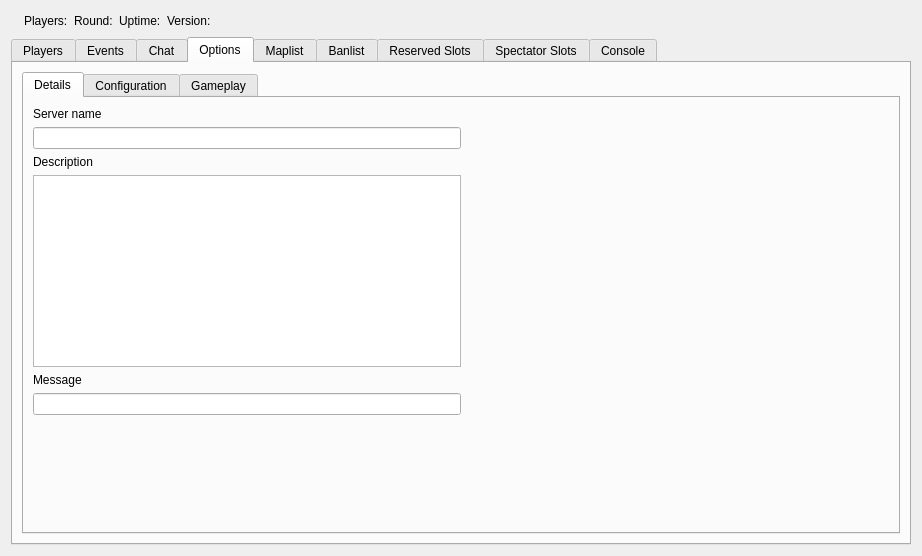
<?xml version="1.0" encoding="UTF-8"?>
<ui version="4.0">
 <class>BF4</class>
 <widget class="QWidget" name="BF4">
  <property name="geometry">
   <rect>
    <x>0</x>
    <y>0</y>
    <width>922</width>
    <height>556</height>
   </rect>
  </property>
  <property name="windowTitle">
   <string/>
  </property>
  <layout class="QGridLayout" name="gridLayout_7">
   <item row="0" column="0">
    <layout class="QHBoxLayout" name="horizontalLayout_3">
     <item>
      <widget class="QLabel" name="label_serverInfo_level">
       <property name="text">
        <string/>
       </property>
      </widget>
     </item>
     <item>
      <widget class="QLabel" name="label_serverInfo_players">
       <property name="text">
        <string>Players:</string>
       </property>
      </widget>
     </item>
     <item>
      <widget class="QLabel" name="label_serverInfo_round">
       <property name="text">
        <string>Round:</string>
       </property>
      </widget>
     </item>
     <item>
      <widget class="QLabel" name="label_serverInfo_upTime">
       <property name="text">
        <string>Uptime:</string>
       </property>
      </widget>
     </item>
     <item>
      <widget class="QLabel" name="label_serverInfo_version">
       <property name="text">
        <string>Version:</string>
       </property>
      </widget>
     </item>
     <item>
      <spacer name="horizontalSpacer_4">
       <property name="orientation">
        <enum>Qt::Horizontal</enum>
       </property>
       <property name="sizeHint" stdset="0">
        <size>
         <width>40</width>
         <height>20</height>
        </size>
       </property>
      </spacer>
     </item>
    </layout>
   </item>
   <item row="1" column="0">
    <widget class="QTabWidget" name="tabWidget">
     <property name="windowTitle">
      <string/>
     </property>
     <property name="styleSheet">
      <string notr="true"/>
     </property>
     <property name="currentIndex">
      <number>3</number>
     </property>
     <property name="documentMode">
      <bool>false</bool>
     </property>
     <widget class="QWidget" name="tab_pl">
      <attribute name="icon">
       <iconset>
        <normaloff>:/icons/images/icons/system-users.png</normaloff>:/icons/images/icons/system-users.png</iconset>
      </attribute>
      <attribute name="title">
       <string>Players</string>
      </attribute>
      <layout class="QGridLayout" name="gridLayout">
       <item row="1" column="0">
        <widget class="QTreeWidget" name="treeWidget_pl_players">
         <property name="contextMenuPolicy">
          <enum>Qt::CustomContextMenu</enum>
         </property>
         <column>
          <property name="text">
           <string>Name</string>
          </property>
         </column>
         <column>
          <property name="text">
           <string>Squad</string>
          </property>
         </column>
         <column>
          <property name="text">
           <string>Kills</string>
          </property>
         </column>
         <column>
          <property name="text">
           <string>Deaths</string>
          </property>
         </column>
         <column>
          <property name="text">
           <string>Score</string>
          </property>
         </column>
         <column>
          <property name="text">
           <string>Ping</string>
          </property>
         </column>
         <column>
          <property name="text">
           <string>GUID</string>
          </property>
         </column>
        </widget>
       </item>
      </layout>
     </widget>
     <widget class="QWidget" name="tab_ev">
      <attribute name="title">
       <string>Events</string>
      </attribute>
      <layout class="QGridLayout" name="gridLayout_4">
       <item row="0" column="0">
        <widget class="QTableWidget" name="tableWidget_ev_events">
         <property name="editTriggers">
          <set>QAbstractItemView::NoEditTriggers</set>
         </property>
         <property name="selectionMode">
          <enum>QAbstractItemView::SingleSelection</enum>
         </property>
         <property name="selectionBehavior">
          <enum>QAbstractItemView::SelectRows</enum>
         </property>
         <attribute name="horizontalHeaderHighlightSections">
          <bool>false</bool>
         </attribute>
         <attribute name="horizontalHeaderStretchLastSection">
          <bool>true</bool>
         </attribute>
         <attribute name="verticalHeaderVisible">
          <bool>false</bool>
         </attribute>
         <attribute name="verticalHeaderHighlightSections">
          <bool>false</bool>
         </attribute>
         <column>
          <property name="text">
           <string>Time</string>
          </property>
         </column>
         <column>
          <property name="text">
           <string>Event</string>
          </property>
         </column>
         <column>
          <property name="text">
           <string>Message</string>
          </property>
         </column>
        </widget>
       </item>
      </layout>
     </widget>
     <widget class="QWidget" name="tab_ch">
      <attribute name="icon">
       <iconset>
        <normaloff>:/icons/images/icons/user-invisible.png</normaloff>:/icons/images/icons/user-invisible.png</iconset>
      </attribute>
      <attribute name="title">
       <string>Chat</string>
      </attribute>
      <layout class="QGridLayout" name="gridLayout_2">
       <item row="1" column="2">
        <widget class="QSpinBox" name="spinBox_ch_duration"/>
       </item>
       <item row="1" column="0">
        <widget class="QLineEdit" name="lineEdit_ch"/>
       </item>
       <item row="0" column="0" colspan="5">
        <widget class="QTextEdit" name="textEdit_ch">
         <property name="readOnly">
          <bool>true</bool>
         </property>
        </widget>
       </item>
       <item row="1" column="4">
        <widget class="QPushButton" name="pushButton_ch_send">
         <property name="text">
          <string>Send</string>
         </property>
        </widget>
       </item>
       <item row="1" column="1">
        <widget class="QComboBox" name="comboBox_ch_mode"/>
       </item>
       <item row="1" column="3">
        <widget class="QComboBox" name="comboBox_ch_target"/>
       </item>
      </layout>
     </widget>
     <widget class="QWidget" name="tab_op">
      <attribute name="icon">
       <iconset resource="../OpenRcon.qrc">
        <normaloff>:/icons/images/icons/options.png</normaloff>:/icons/images/icons/options.png</iconset>
      </attribute>
      <attribute name="title">
       <string>Options</string>
      </attribute>
      <layout class="QGridLayout" name="gridLayout_8">
       <item row="0" column="0">
        <widget class="QTabWidget" name="tabWidget_op">
         <property name="currentIndex">
          <number>0</number>
         </property>
         <widget class="QWidget" name="tab_so_de">
          <attribute name="title">
           <string>Details</string>
          </attribute>
          <layout class="QGridLayout" name="gridLayout_9">
           <item row="0" column="0">
            <layout class="QVBoxLayout" name="verticalLayout_4">
             <item>
              <widget class="QLabel" name="label_op_so_serverName">
               <property name="text">
                <string>Server name</string>
               </property>
              </widget>
             </item>
             <item>
              <widget class="QLineEdit" name="lineEdit_op_so_serverName"/>
             </item>
             <item>
              <widget class="QLabel" name="label_op_so_serverDescription">
               <property name="text">
                <string>Description</string>
               </property>
              </widget>
             </item>
             <item>
              <widget class="QTextEdit" name="textEdit_op_so_serverDescription"/>
             </item>
             <item>
              <widget class="QLabel" name="label_op_so_serverMessage">
               <property name="text">
                <string>Message</string>
               </property>
              </widget>
             </item>
             <item>
              <widget class="QLineEdit" name="lineEdit_op_so_serverMessage"/>
             </item>
            </layout>
           </item>
           <item row="1" column="0">
            <spacer name="verticalSpacer_3">
             <property name="orientation">
              <enum>Qt::Vertical</enum>
             </property>
             <property name="sizeHint" stdset="0">
              <size>
               <width>20</width>
               <height>40</height>
              </size>
             </property>
            </spacer>
           </item>
           <item row="0" column="1" rowspan="2">
            <spacer name="horizontalSpacer_2">
             <property name="orientation">
              <enum>Qt::Horizontal</enum>
             </property>
             <property name="sizeHint" stdset="0">
              <size>
               <width>40</width>
               <height>20</height>
              </size>
             </property>
            </spacer>
           </item>
          </layout>
         </widget>
         <widget class="QWidget" name="tab_so_co">
          <attribute name="title">
           <string>Configuration</string>
          </attribute>
          <layout class="QGridLayout" name="gridLayout_13">
           <item row="0" column="0">
            <layout class="QFormLayout" name="formLayout_4">
             <item row="0" column="0">
              <widget class="QLabel" name="label_so_co_serverTypeText">
               <property name="text">
                <string>Type:</string>
               </property>
              </widget>
             </item>
             <item row="0" column="1">
              <widget class="QLabel" name="label_so_co_serverType">
               <property name="text">
                <string/>
               </property>
              </widget>
             </item>
             <item row="1" column="0" colspan="2">
              <widget class="QCheckBox" name="checkBox_so_co_punkBuster">
               <property name="text">
                <string>PunkBuster</string>
               </property>
              </widget>
             </item>
             <item row="2" column="0" colspan="2">
              <widget class="QCheckBox" name="checkBox_so_co_fairFight">
               <property name="text">
                <string>FairFight</string>
               </property>
              </widget>
             </item>
            </layout>
           </item>
           <item row="1" column="0">
            <layout class="QFormLayout" name="formLayout_5">
             <item row="0" column="1">
              <widget class="QSpinBox" name="spinBox_so_co_maxPlayers"/>
             </item>
             <item row="0" column="0">
              <widget class="QLabel" name="label_so_co_maxPlayers">
               <property name="text">
                <string>Player limit:</string>
               </property>
              </widget>
             </item>
             <item row="1" column="1">
              <widget class="QSpinBox" name="spinBox_so_co_maxSpectators"/>
             </item>
             <item row="1" column="0">
              <widget class="QLabel" name="label_so_co_maxSpectators">
               <property name="text">
                <string>Spectator limit:</string>
               </property>
              </widget>
             </item>
            </layout>
           </item>
           <item row="0" column="1">
            <spacer name="horizontalSpacer_6">
             <property name="orientation">
              <enum>Qt::Horizontal</enum>
             </property>
             <property name="sizeHint" stdset="0">
              <size>
               <width>736</width>
               <height>20</height>
              </size>
             </property>
            </spacer>
           </item>
           <item row="3" column="0">
            <spacer name="verticalSpacer_6">
             <property name="orientation">
              <enum>Qt::Vertical</enum>
             </property>
             <property name="sizeHint" stdset="0">
              <size>
               <width>20</width>
               <height>40</height>
              </size>
             </property>
            </spacer>
           </item>
          </layout>
         </widget>
         <widget class="QWidget" name="tab_so_gp">
          <attribute name="title">
           <string>Gameplay</string>
          </attribute>
         </widget>
        </widget>
       </item>
      </layout>
     </widget>
     <widget class="QWidget" name="tab_ml">
      <attribute name="title">
       <string>Maplist</string>
      </attribute>
      <layout class="QGridLayout" name="gridLayout_5">
       <item row="0" column="0" colspan="3">
        <layout class="QHBoxLayout" name="horizontalLayout_2">
         <item>
          <layout class="QFormLayout" name="formLayout">
           <item row="1" column="0" colspan="2">
            <widget class="QLabel" name="label_ml_avaliableSelectedMapImage">
             <property name="text">
              <string/>
             </property>
            </widget>
           </item>
           <item row="0" column="0" colspan="2">
            <widget class="QLabel" name="label_ml_avaliableSelectedMapText">
             <property name="text">
              <string>Preview of selected map:</string>
             </property>
            </widget>
           </item>
          </layout>
         </item>
         <item>
          <layout class="QFormLayout" name="formLayout_2">
           <property name="fieldGrowthPolicy">
            <enum>QFormLayout::AllNonFixedFieldsGrow</enum>
           </property>
           <item row="0" column="0">
            <widget class="QLabel" name="label_ml_currentMapText">
             <property name="text">
              <string>Current map:</string>
             </property>
            </widget>
           </item>
           <item row="0" column="1">
            <widget class="QLabel" name="label_ml_currentMapValue">
             <property name="text">
              <string/>
             </property>
            </widget>
           </item>
           <item row="1" column="0" colspan="2">
            <widget class="QLabel" name="label_ml_currentMapImage">
             <property name="text">
              <string/>
             </property>
            </widget>
           </item>
          </layout>
         </item>
         <item>
          <layout class="QFormLayout" name="formLayout_3">
           <property name="fieldGrowthPolicy">
            <enum>QFormLayout::AllNonFixedFieldsGrow</enum>
           </property>
           <item row="1" column="0" colspan="2">
            <widget class="QLabel" name="label_ml_currentSelectedMapImage">
             <property name="text">
              <string/>
             </property>
            </widget>
           </item>
           <item row="0" column="0" colspan="2">
            <widget class="QLabel" name="label_ml_currentSelectedMapText">
             <property name="text">
              <string>Preview of selected map:</string>
             </property>
            </widget>
           </item>
          </layout>
         </item>
        </layout>
       </item>
       <item row="2" column="2">
        <widget class="QTableWidget" name="tableWidget_ml_current">
         <property name="editTriggers">
          <set>QAbstractItemView::NoEditTriggers</set>
         </property>
         <property name="showDropIndicator" stdset="0">
          <bool>false</bool>
         </property>
         <property name="selectionMode">
          <enum>QAbstractItemView::MultiSelection</enum>
         </property>
         <property name="selectionBehavior">
          <enum>QAbstractItemView::SelectRows</enum>
         </property>
         <property name="showGrid">
          <bool>false</bool>
         </property>
         <property name="rowCount">
          <number>0</number>
         </property>
         <property name="columnCount">
          <number>3</number>
         </property>
         <attribute name="horizontalHeaderDefaultSectionSize">
          <number>200</number>
         </attribute>
         <attribute name="horizontalHeaderHighlightSections">
          <bool>false</bool>
         </attribute>
         <attribute name="horizontalHeaderStretchLastSection">
          <bool>true</bool>
         </attribute>
         <attribute name="verticalHeaderVisible">
          <bool>false</bool>
         </attribute>
         <attribute name="verticalHeaderDefaultSectionSize">
          <number>17</number>
         </attribute>
         <attribute name="verticalHeaderHighlightSections">
          <bool>false</bool>
         </attribute>
         <column>
          <property name="text">
           <string>Name</string>
          </property>
         </column>
         <column>
          <property name="text">
           <string>Gamemode</string>
          </property>
         </column>
         <column>
          <property name="text">
           <string>Rounds</string>
          </property>
         </column>
        </widget>
       </item>
       <item row="2" column="0">
        <layout class="QVBoxLayout" name="verticalLayout_2">
         <item>
          <layout class="QHBoxLayout" name="horizontalLayout_5">
           <item>
            <widget class="QLabel" name="label_ml_gameMode">
             <property name="text">
              <string>Gamemode:</string>
             </property>
            </widget>
           </item>
           <item>
            <widget class="QComboBox" name="comboBox_ml_gameMode"/>
           </item>
           <item>
            <spacer name="horizontalSpacer">
             <property name="orientation">
              <enum>Qt::Horizontal</enum>
             </property>
             <property name="sizeHint" stdset="0">
              <size>
               <width>40</width>
               <height>20</height>
              </size>
             </property>
            </spacer>
           </item>
          </layout>
         </item>
         <item>
          <widget class="QTableWidget" name="tableWidget_ml_avaliable">
           <property name="editTriggers">
            <set>QAbstractItemView::NoEditTriggers</set>
           </property>
           <property name="selectionMode">
            <enum>QAbstractItemView::MultiSelection</enum>
           </property>
           <property name="selectionBehavior">
            <enum>QAbstractItemView::SelectRows</enum>
           </property>
           <property name="showGrid">
            <bool>false</bool>
           </property>
           <attribute name="horizontalHeaderDefaultSectionSize">
            <number>200</number>
           </attribute>
           <attribute name="horizontalHeaderHighlightSections">
            <bool>false</bool>
           </attribute>
           <attribute name="horizontalHeaderStretchLastSection">
            <bool>true</bool>
           </attribute>
           <attribute name="verticalHeaderVisible">
            <bool>false</bool>
           </attribute>
           <attribute name="verticalHeaderDefaultSectionSize">
            <number>17</number>
           </attribute>
           <attribute name="verticalHeaderHighlightSections">
            <bool>false</bool>
           </attribute>
           <attribute name="verticalHeaderMinimumSectionSize">
            <number>17</number>
           </attribute>
           <column>
            <property name="text">
             <string>Name</string>
            </property>
           </column>
           <column>
            <property name="text">
             <string>Gamemode</string>
            </property>
           </column>
          </widget>
         </item>
        </layout>
       </item>
       <item row="1" column="2">
        <widget class="QLabel" name="label_ml_currentMaps">
         <property name="text">
          <string>Current maplist:</string>
         </property>
        </widget>
       </item>
       <item row="1" column="1" rowspan="2">
        <layout class="QVBoxLayout" name="verticalLayout_5">
         <item>
          <spacer name="verticalSpacer">
           <property name="orientation">
            <enum>Qt::Vertical</enum>
           </property>
           <property name="sizeHint" stdset="0">
            <size>
             <width>20</width>
             <height>40</height>
            </size>
           </property>
          </spacer>
         </item>
         <item>
          <widget class="QPushButton" name="pushButton_ml_add">
           <property name="text">
            <string>Add</string>
           </property>
          </widget>
         </item>
         <item>
          <widget class="QLabel" name="label">
           <property name="text">
            <string>Rounds:</string>
           </property>
           <property name="alignment">
            <set>Qt::AlignCenter</set>
           </property>
          </widget>
         </item>
         <item>
          <widget class="QSpinBox" name="spinBox_ml_rounds">
           <property name="minimum">
            <number>1</number>
           </property>
          </widget>
         </item>
         <item>
          <widget class="QPushButton" name="pushButton_ml_remove">
           <property name="text">
            <string>Remove</string>
           </property>
          </widget>
         </item>
         <item>
          <spacer name="verticalSpacer_2">
           <property name="orientation">
            <enum>Qt::Vertical</enum>
           </property>
           <property name="sizeHint" stdset="0">
            <size>
             <width>20</width>
             <height>40</height>
            </size>
           </property>
          </spacer>
         </item>
        </layout>
       </item>
       <item row="1" column="0">
        <widget class="QLabel" name="label_ml_avaliableMaps">
         <property name="text">
          <string>Avaliable maps:</string>
         </property>
        </widget>
       </item>
      </layout>
     </widget>
     <widget class="QWidget" name="tab_bl">
      <attribute name="title">
       <string>Banlist</string>
      </attribute>
      <layout class="QGridLayout" name="gridLayout_14">
       <item row="0" column="0">
        <widget class="QTableWidget" name="tableWidget_bl_banList">
         <property name="contextMenuPolicy">
          <enum>Qt::CustomContextMenu</enum>
         </property>
         <property name="editTriggers">
          <set>QAbstractItemView::NoEditTriggers</set>
         </property>
         <property name="selectionMode">
          <enum>QAbstractItemView::SingleSelection</enum>
         </property>
         <property name="selectionBehavior">
          <enum>QAbstractItemView::SelectRows</enum>
         </property>
         <attribute name="horizontalHeaderStretchLastSection">
          <bool>true</bool>
         </attribute>
         <attribute name="verticalHeaderVisible">
          <bool>false</bool>
         </attribute>
         <attribute name="verticalHeaderHighlightSections">
          <bool>false</bool>
         </attribute>
         <column>
          <property name="text">
           <string>Id-type</string>
          </property>
         </column>
         <column>
          <property name="text">
           <string>Id</string>
          </property>
         </column>
         <column>
          <property name="text">
           <string>Ban-type</string>
          </property>
         </column>
         <column>
          <property name="text">
           <string>Seconds</string>
          </property>
         </column>
         <column>
          <property name="text">
           <string>Rounds</string>
          </property>
         </column>
         <column>
          <property name="text">
           <string>Reason</string>
          </property>
         </column>
        </widget>
       </item>
      </layout>
     </widget>
     <widget class="QWidget" name="tab_rs">
      <attribute name="title">
       <string>Reserved Slots</string>
      </attribute>
      <layout class="QGridLayout" name="gridLayout_12">
       <item row="0" column="0">
        <spacer name="horizontalSpacer_3">
         <property name="orientation">
          <enum>Qt::Horizontal</enum>
         </property>
         <property name="sizeHint" stdset="0">
          <size>
           <width>40</width>
           <height>20</height>
          </size>
         </property>
        </spacer>
       </item>
       <item row="0" column="3">
        <spacer name="horizontalSpacer_5">
         <property name="orientation">
          <enum>Qt::Horizontal</enum>
         </property>
         <property name="sizeHint" stdset="0">
          <size>
           <width>40</width>
           <height>20</height>
          </size>
         </property>
        </spacer>
       </item>
       <item row="0" column="1">
        <layout class="QGridLayout" name="gridLayout_6">
         <item row="3" column="0">
          <widget class="QLineEdit" name="lineEdit_rs_player"/>
         </item>
         <item row="3" column="1" colspan="4">
          <widget class="QPushButton" name="pushButton_rs_add">
           <property name="text">
            <string>Add</string>
           </property>
          </widget>
         </item>
         <item row="0" column="5" rowspan="4">
          <layout class="QVBoxLayout" name="verticalLayout">
           <item>
            <spacer name="verticalSpacer_4">
             <property name="orientation">
              <enum>Qt::Vertical</enum>
             </property>
             <property name="sizeHint" stdset="0">
              <size>
               <width>20</width>
               <height>40</height>
              </size>
             </property>
            </spacer>
           </item>
           <item>
            <widget class="QPushButton" name="pushButton_rs_load">
             <property name="text">
              <string>Load</string>
             </property>
            </widget>
           </item>
           <item>
            <widget class="QPushButton" name="pushButton_rs_save">
             <property name="text">
              <string>Save</string>
             </property>
            </widget>
           </item>
           <item>
            <widget class="QPushButton" name="pushButton_rs_clear">
             <property name="text">
              <string>Clear</string>
             </property>
            </widget>
           </item>
           <item>
            <spacer name="verticalSpacer_5">
             <property name="orientation">
              <enum>Qt::Vertical</enum>
             </property>
             <property name="sizeHint" stdset="0">
              <size>
               <width>20</width>
               <height>40</height>
              </size>
             </property>
            </spacer>
           </item>
          </layout>
         </item>
         <item row="0" column="0" rowspan="3" colspan="5">
          <widget class="QListWidget" name="listWidget_rs_reservedSlotsList">
           <property name="contextMenuPolicy">
            <enum>Qt::CustomContextMenu</enum>
           </property>
          </widget>
         </item>
        </layout>
       </item>
      </layout>
     </widget>
     <widget class="QWidget" name="tab_ss">
      <attribute name="title">
       <string>Spectator Slots</string>
      </attribute>
      <layout class="QGridLayout" name="gridLayout_16">
       <item row="0" column="1">
        <layout class="QGridLayout" name="gridLayout_15">
         <item row="1" column="1">
          <widget class="QPushButton" name="pushButton_ss_add">
           <property name="text">
            <string>Add</string>
           </property>
          </widget>
         </item>
         <item row="1" column="0">
          <widget class="QLineEdit" name="lineEdit_ss_player"/>
         </item>
         <item row="0" column="0" colspan="2">
          <widget class="QListWidget" name="listWidget_ss_spectatorList">
           <property name="contextMenuPolicy">
            <enum>Qt::CustomContextMenu</enum>
           </property>
          </widget>
         </item>
         <item row="0" column="2" rowspan="2">
          <layout class="QVBoxLayout" name="verticalLayout_3">
           <item>
            <spacer name="verticalSpacer_7">
             <property name="orientation">
              <enum>Qt::Vertical</enum>
             </property>
             <property name="sizeHint" stdset="0">
              <size>
               <width>20</width>
               <height>40</height>
              </size>
             </property>
            </spacer>
           </item>
           <item>
            <widget class="QPushButton" name="pushButton_ss_load">
             <property name="text">
              <string>Load</string>
             </property>
            </widget>
           </item>
           <item>
            <widget class="QPushButton" name="pushButton_ss_save">
             <property name="text">
              <string>Save</string>
             </property>
            </widget>
           </item>
           <item>
            <widget class="QPushButton" name="pushButton_ss_clear">
             <property name="text">
              <string>Clear</string>
             </property>
            </widget>
           </item>
           <item>
            <spacer name="verticalSpacer_8">
             <property name="orientation">
              <enum>Qt::Vertical</enum>
             </property>
             <property name="sizeHint" stdset="0">
              <size>
               <width>20</width>
               <height>40</height>
              </size>
             </property>
            </spacer>
           </item>
          </layout>
         </item>
        </layout>
       </item>
       <item row="0" column="0">
        <spacer name="horizontalSpacer_7">
         <property name="orientation">
          <enum>Qt::Horizontal</enum>
         </property>
         <property name="sizeHint" stdset="0">
          <size>
           <width>40</width>
           <height>20</height>
          </size>
         </property>
        </spacer>
       </item>
       <item row="0" column="2">
        <spacer name="horizontalSpacer_8">
         <property name="orientation">
          <enum>Qt::Horizontal</enum>
         </property>
         <property name="sizeHint" stdset="0">
          <size>
           <width>40</width>
           <height>20</height>
          </size>
         </property>
        </spacer>
       </item>
      </layout>
     </widget>
     <widget class="QWidget" name="tab_co">
      <attribute name="icon">
       <iconset resource="../OpenRcon.qrc">
        <normaloff>:/icons/images/icons/console.png</normaloff>:/icons/images/icons/console.png</iconset>
      </attribute>
      <attribute name="title">
       <string>Console</string>
      </attribute>
      <layout class="QGridLayout" name="gridLayout_3">
       <item row="0" column="0">
        <widget class="QTabWidget" name="tabWidget_co">
         <property name="currentIndex">
          <number>0</number>
         </property>
         <property name="documentMode">
          <bool>false</bool>
         </property>
         <widget class="QWidget" name="tab_co_co">
          <attribute name="icon">
           <iconset resource="../OpenRcon.qrc">
            <normaloff>:/icons/images/icons/console.png</normaloff>:/icons/images/icons/console.png</iconset>
          </attribute>
          <attribute name="title">
           <string>Console</string>
          </attribute>
          <layout class="QGridLayout" name="gridLayout_10">
           <item row="1" column="0">
            <widget class="QLineEdit" name="lineEdit_co_co"/>
           </item>
           <item row="1" column="1">
            <widget class="QPushButton" name="pushButton_co_co">
             <property name="text">
              <string>Send</string>
             </property>
            </widget>
           </item>
           <item row="0" column="0" colspan="2">
            <widget class="QTextEdit" name="textEdit_co_co">
             <property name="enabled">
              <bool>true</bool>
             </property>
             <property name="styleSheet">
              <string notr="true"/>
             </property>
             <property name="readOnly">
              <bool>true</bool>
             </property>
            </widget>
           </item>
          </layout>
         </widget>
         <widget class="QWidget" name="tab_co_pb">
          <attribute name="icon">
           <iconset resource="../OpenRcon.qrc">
            <normaloff>:/icons/images/icons/punkbuster.png</normaloff>:/icons/images/icons/punkbuster.png</iconset>
          </attribute>
          <attribute name="title">
           <string>PunkBuster</string>
          </attribute>
          <layout class="QGridLayout" name="gridLayout_11">
           <item row="0" column="0" colspan="2">
            <widget class="QTextEdit" name="textEdit_co_pb">
             <property name="readOnly">
              <bool>true</bool>
             </property>
            </widget>
           </item>
           <item row="1" column="0">
            <widget class="QLineEdit" name="lineEdit_co_pb"/>
           </item>
           <item row="1" column="1">
            <widget class="QPushButton" name="pushButton_co_pb">
             <property name="text">
              <string>Send</string>
             </property>
            </widget>
           </item>
          </layout>
         </widget>
        </widget>
       </item>
      </layout>
     </widget>
    </widget>
   </item>
  </layout>
 </widget>
 <resources>
  <include location="../OpenRcon.qrc"/>
 </resources>
 <connections/>
</ui>
